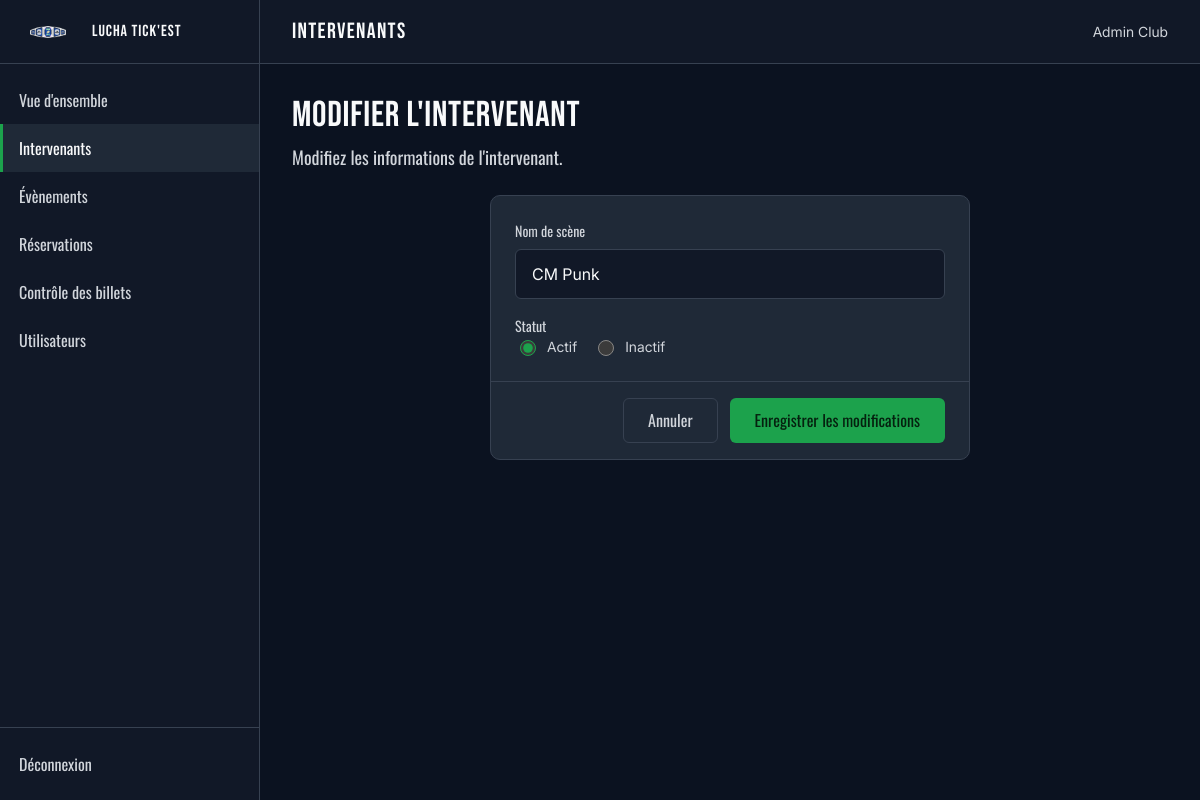
/admin/intervenant-form-modification.php?id=2 (signed in), run on the app's committed database.
### tables this page shows
CREATE TABLE utilisateur (
    id_utilisateur INT NOT NULL AUTO_INCREMENT,
    prenom VARCHAR(100) NOT NULL,
    nom VARCHAR(100) NOT NULL,
    email VARCHAR(255) NOT NULL,
    mdp_hash VARCHAR(255) NOT NULL,
    role_utilisateur VARCHAR(10) NOT NULL DEFAULT 'MEMBRE',
    date_creation_compte DATETIME NOT NULL DEFAULT CURRENT_TIMESTAMP,

    CONSTRAINT pk_utilisateur
        PRIMARY KEY (id_utilisateur),

    CONSTRAINT uq_utilisateur_email
        UNIQUE (email),

    CONSTRAINT chk_utilisateur_prenom_non_vide
        CHECK (CHAR_LENGTH(TRIM(prenom)) > 0),

    CONSTRAINT chk_utilisateur_nom_non_vide
        CHECK (CHAR_LENGTH(TRIM(nom)) > 0),

    CONSTRAINT chk_utilisateur_email_non_vide
        CHECK (CHAR_LENGTH(TRIM(email)) > 0),

    CONSTRAINT chk_utilisateur_mdp_hash_non_vide
        CHECK (CHAR_LENGTH(TRIM(mdp_hash)) > 0),

    CONSTRAINT chk_utilisateur_role
        CHECK (role_utilisateur IN ('MEMBRE', 'ADMIN'))
);

CREATE TABLE intervenant (
    id_intervenant INT NOT NULL AUTO_INCREMENT,
    nom_scene VARCHAR(100) NOT NULL,
    statut_intervenant VARCHAR(10) NOT NULL DEFAULT 'ACTIF',

    CONSTRAINT pk_intervenant
        PRIMARY KEY (id_intervenant),

    CONSTRAINT uq_intervenant_nom_scene
        UNIQUE (nom_scene),

    CONSTRAINT chk_intervenant_nom_scene_non_vide
        CHECK (
            CHAR_LENGTH(TRIM(nom_scene)) > 0
        ),

    CONSTRAINT chk_intervenant_statut
        CHECK (
            statut_intervenant IN ('ACTIF', 'INACTIF')
        )
);

### public/admin/intervenant-form-modification.php (called while the page is built, shortened)
<?php
require dirname(__DIR__, 2) . '/config/bootstrap.php';
$idIntervenant = (int) ($_GET['id'] ?? 0);
$intervenantRepository = new IntervenantRepository($pdo);
$intervenant = $intervenantRepository->findById($idIntervenant);
$nomScene = $intervenant['nom_scene'];
$statut = $intervenant['statut_intervenant'];
$topbarTitle = 'Intervenants';
require dirname(__DIR__, 2) . '/app/Views/layouts/admin.php';

### config/bootstrap.php (called while the page is built, shortened)
<?php
$config = require __DIR__ . '/app.php';
$database = new Database($config['database']);
$pdo = $database->getConnection();
$pdo->exec('SET time_zone = ' . $pdo->quote(date('P')));
$sessionUtilisateur = $_SESSION['utilisateur'] ?? null;
$utilisateurConnecte = is_array($sessionUtilisateur) ? $sessionUtilisateur : null;
if (
    $utilisateurConnecte !== null && isset($utilisateurConnecte['id'])
) {
    $utilisateurRepository = new UtilisateurRepository($pdo);
    $utilisateurActuel = $utilisateurRepository->findById((int) $utilisateurConnecte['id']);
    if ($utilisateurActuel === null) {
        unset($_SESSION['utilisateur']);
        $utilisateurConnecte = null;
    } else {
        $utilisateurConnecte = $_SESSION['utilisateur'];
    }
}

### app/Repositories/UtilisateurRepository.php (called while the page is built, shortened)
<?php
class UtilisateurRepository
{
    private PDO $pdo;
    public function __construct(PDO $pdo)
    {
        $this->pdo = $pdo;
    }
    public function findById(int $idUtilisateur): ?array
    {
        $statement = $this->pdo->prepare(
            'SELECT
            id_utilisateur,
            prenom,
            nom,
            email,
            mdp_hash,
            role_utilisateur,
            date_creation_compte
        FROM utilisateur
        WHERE id_utilisateur = :id_utilisateur'
        );
        $statement->execute([
            'id_utilisateur' => $idUtilisateur,
        ]);
        $utilisateur = $statement->fetch();
        return $utilisateur ?: null;
    }
}

### app/Repositories/IntervenantRepository.php (called while the page is built, shortened)
<?php
class IntervenantRepository
{
    private PDO $pdo;
    public function __construct(PDO $pdo)
    {
        $this->pdo = $pdo;
    }
    public function findById(int $id): ?array
    {
        $statement = $this->pdo->prepare(
            'SELECT
            id_intervenant,
            nom_scene,
            statut_intervenant
        FROM intervenant
        WHERE id_intervenant = :id'
        );
        $statement->execute([
            'id' => $id,
        ]);
        $intervenant = $statement->fetch();
        return $intervenant ?: null;
    }
}

### app/Views/pages/admin/intervenant-form-modification.php (the view, shortened to what this page needs)
<main class="admin-content">
    <div class="admin-header">
        <div class="admin-header__text">
            <h1>Modifier l'intervenant</h1>
            <p class="admin-header__description">Modifiez les informations de l'intervenant.</p>
        </div>
    </div>
    <div class="admin-centered">
        <form class="panel" method="post" novalidate>
            <div class="panel__body">
                <div class="form">
                    <div class="field">
                        <label class="field__label" for="scene">Nom de scène</label>
                        <input class="input<?= isset($erreurs['nom_scene']) ? ' is-invalid' : '' ?>" type="text"
                            id="scene" name="nom_scene" maxlength="100" placeholder="Ex. Triple H"
                            value="<?= htmlspecialchars($nomScene, ENT_QUOTES, 'UTF-8') ?>" required>
                    </div>
                    <fieldset class="field">
                        <legend class="field__label">Statut</legend>
                        <div class="radio-row">
                            <label class="radio">
                                <input type="radio" name="statut" value="ACTIF" <?= $statut === 'ACTIF' ? 'checked' : '' ?>>
                                Actif
                            </label>
                            <label class="radio">
                                <input type="radio" name="statut" value="INACTIF" <?= $statut === 'INACTIF' ? 'checked' : '' ?>>
                                Inactif
                            </label>
                        </div>
                    </fieldset>
                </div>
            </div>
            <div class="panel__foot">
                <a class="btn btn--ghost" href="/admin/intervenants.php">Annuler</a>
                <button class="btn btn--primary" type="submit">Enregistrer les modifications</button>
            </div>
        </form>
    </div>
</main>

### app/Views/partials/admin/topbar.php
<header class="admin-topbar">
    <p class="admin-topbar__title"><?= htmlspecialchars($topbarTitle ?? $pageTitle, ENT_QUOTES, 'UTF-8') ?></p>
    <p class="admin-topbar__user">
        <?= htmlspecialchars(
            $utilisateurConnecte['prenom'] . ' ' . $utilisateurConnecte['nom']
        ) ?>
    </p>
</header>

### public/assets/css/base.css (style rules this page uses)
:root { color-scheme: dark; --c-bg: #0b1220; --c-bg-alt: #111827; --c-surface: #1f2937; --c-text: #f9fafb; --c-text-muted: #d1d5db; --c-border: #374151; --c-accent: #1ca24c; --c-accent-light: #4ade80; --c-accent-2: #1042af; --c-warning: #fbe484; --c-danger: #f9867d; --c-accent-dark: #17853f; --c-accent-2-dark: #0d368f; --c-accent-soft: rgba(28, 162, 76, 0.14); --c-danger-soft: rgba(249, 134, 125, 0.14); --c-warning-soft: rgba(251, 228, 132, 0.14); --c-surface-soft: rgba(249, 250, 251, 0.04); --f-title: "Bebas Neue", "Oswald", Impact, sans-serif; --f-alt: "Oswald", "Bebas Neue", sans-serif; --f-body: "Inter", Arial, sans-serif; }
*, *::before, *::after { box-sizing: border-box; }
body { margin: 0; min-height: 100vh; display: flex; flex-direction: column; background-color: var(--c-bg); color: var(--c-text); font-family: var(--f-body); font-size: 1rem; line-height: 1.5; }
a { color: inherit; text-decoration: none; }
button, input, select, textarea { font: inherit; color: inherit; }
button { cursor: pointer; }
fieldset { margin: 0; padding: 0; border: 0; }
legend { padding: 0; }
h1, h2, h3, h4, p { margin: 0; }
h1, h2, h3, h4 { font-weight: 400; line-height: 1.1; }

### public/assets/css/components.css (style rules this page uses)
.btn { display: inline-flex; align-items: center; justify-content: center; gap: 0.5rem; padding: 0.75rem 1.5rem; border: 1px solid transparent; border-radius: 6px; background-color: var(--c-surface); color: var(--c-text); font-family: var(--f-alt); font-size: 1rem; line-height: 1.2; text-align: center; }
.btn--primary { background-color: var(--c-accent); color: #05210f; }
.btn--ghost { background-color: transparent; border-color: var(--c-border); color: var(--c-text-muted); }
.form { display: flex; flex-direction: column; gap: 1rem; }
.field { display: flex; flex-direction: column; gap: 0.5rem; }
.field__label { font-family: var(--f-alt); font-size: 0.875rem; color: var(--c-text-muted); }
.input, .select, .textarea { width: 100%; padding: 0.75rem 1rem; background-color: var(--c-bg-alt); border: 1px solid var(--c-border); border-radius: 6px; color: var(--c-text); font-size: 1rem; }
.input::placeholder, .textarea::placeholder { color: #8a93a3; }

### public/assets/css/admin.css (style rules this page uses)
.admin-topbar { position: sticky; top: 0; z-index: 20; display: flex; align-items: center; justify-content: space-between; gap: 1rem; height: 64px; padding: 0 2rem; background-color: var(--c-bg-alt); border-bottom: 1px solid var(--c-border); }
.admin-topbar__title { font-family: var(--f-title); font-size: 1.375rem; letter-spacing: 0.06em; text-transform: uppercase; }
.admin-topbar__user { font-size: 0.875rem; color: var(--c-text-muted); }
.admin-content { flex: 1; padding: 2rem; }
.admin-content > * + * { margin-top: 1.5rem; }
.admin-header { display: flex; flex-wrap: wrap; align-items: flex-start; justify-content: space-between; gap: 1rem; }
.admin-header__text { min-width: 0; }
.admin-header h1 { font-family: var(--f-title); font-size: 2.25rem; letter-spacing: 0.02em; text-transform: uppercase; }
.admin-header__description { margin-top: 0.5rem; font-family: var(--f-alt); font-size: 1.125rem; color: var(--c-text-muted); }
.panel { overflow: hidden; background-color: var(--c-surface); border: 1px solid var(--c-border); border-radius: 10px; }
.panel__body { padding: 1.5rem; }
.panel__foot { display: flex; flex-wrap: wrap; justify-content: flex-end; gap: 0.75rem; padding: 1rem 1.5rem; border-top: 1px solid var(--c-border); }

### public/assets/css/admin-components.css (style rules this page uses)
.radio-row { display: flex; flex-wrap: wrap; gap: 1rem; }
.radio { display: inline-flex; align-items: center; gap: 0.5rem; color: var(--c-text-muted); font-size: 0.875rem; cursor: pointer; }
.radio input { width: 16px; height: 16px; accent-color: var(--c-accent); }
.admin-centered { display: flex; justify-content: center; }
.admin-centered > form { width: 100%; max-width: 480px; }
.admin-centered .panel { width: 100%; }

### data on the page
utilisateur: prenom+nom "Admin Club"
intervenant: nom_scene "CM Punk", statut_intervenant "☑ Actif", statut_intervenant "☐ Inactif"

### other printed values
$topbarTitle "INTERVENANTS"
